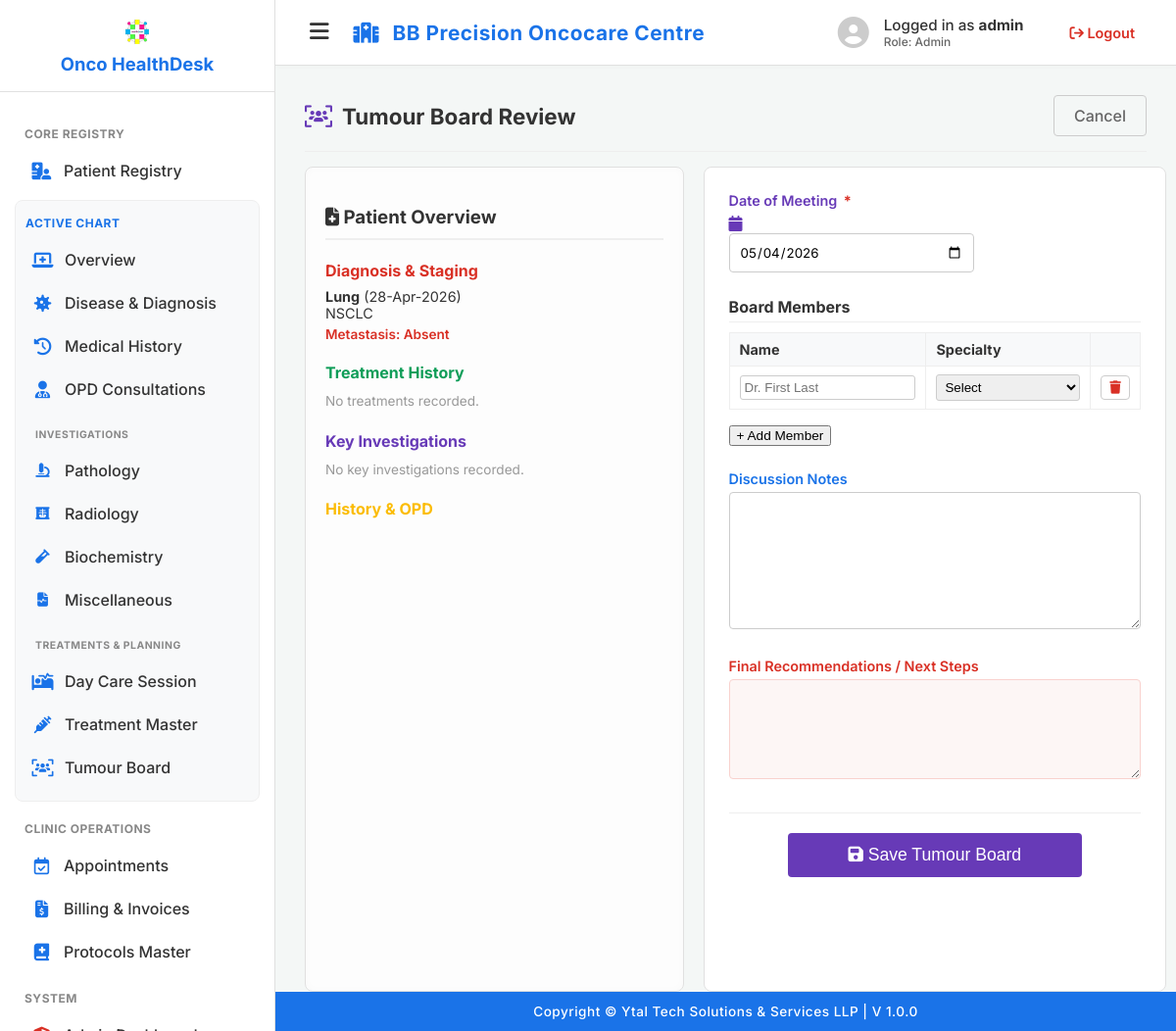
Screenshot of /patient/1/tumour_board/new (signed in) with the database file from the repository.
### app.py (models this page shows)
class DiseaseDiagnosis(db.Model):
    id = db.Column(db.Integer, primary_key=True)
    patient_id = db.Column(db.Integer, db.ForeignKey('patient.id'), nullable=False)
    date_of_diagnosis = db.Column(db.Date, nullable=False, default=date.today)
    primary_site = db.Column(db.String(100))
    diagnosis_description = db.Column(db.Text)
    risk_stratification = db.Column(db.String(20))
    core_diagnosis_data = db.Column(db.Text)
    metastasis = db.Column(db.String(10), default='Absent')
    metastasis_organs = db.Column(db.Text)
    tumour_size_data = db.Column(db.Text)
    lymph_node_data = db.Column(db.Text)
    staging_data = db.Column(db.Text)
    progression_data = db.Column(db.Text) # Storing as JSON
    survival_data = db.Column(db.Text)    # Storing as JSON
    created_by = db.Column(db.String(50))
    created_on = db.Column(db.DateTime, default=datetime.utcnow)

### app.py (the view, shortened to what this page needs)
@app.route('/patient/<int:patient_id>/tumour_board/new', methods=['GET', 'POST'])
@login_required
def tumour_board_new(patient_id):
    patient = Patient.query.get_or_404(patient_id)
    med_hist = MedicalHistory.query.filter_by(patient_id=patient.id).first()
    active_history = {}
    complaints = [{'date': opd.visit_date, 'complaint': c.get('complaint'), 'frequency': c.get('frequency'), 'start': c.get('start'), 'end': c.get('end')} for opd in patient.opd_visits for c in (json.loads(opd.chief_complaints) if opd.chief_complaints else [])]
    cyto, histo, bio = [], [], []
    for pr in patient.pathology_records:
        if pr.cytology_data: cyto.extend(json.loads(pr.cytology_data))
        if pr.histopathology_data: histo.extend(json.loads(pr.histopathology_data))
        if pr.biomarker_data: bio.extend(json.loads(pr.biomarker_data))
    radiology = [item for rr in patient.radiology_records for item in (json.loads(rr.radiology_data) if rr.radiology_data else [])]
    disease = patient.disease_records[0] if patient.disease_records else None
    disease_data = {'date': disease.date_of_diagnosis, 'site': disease.primary_site, 'desc': disease.diagnosis_description, 'meta_status': disease.metastasis, 'meta_organs': json.loads(disease.metastasis_organs) if disease.metastasis_organs else [], 'staging': json.loads(disease.staging_data) if disease.staging_data else []} if disease else {}
    med_therapies, surgeries, rt_list = [], [], []
    return render_template('tumour_board_form.html', patient=patient, active_history=active_history, complaints=complaints, cyto=cyto, histo=histo, bio=bio, radiology=radiology, disease=disease_data, med_therapies=med_therapies, surgeries=surgeries, rt_list=rt_list, user=session)

### templates/tumour_board_form.html (shortened to what this page needs)
{% extends "base_layout.html" %}
{% block content %}
<div class="panel-header" style="margin-bottom: 15px;">
    <h2><i class="fa-solid fa-users-viewfinder" style="color: #673ab7; margin-right: 10px;"></i>Tumour Board Review</h2>
    <a href="{{ url_for('tumour_board', patient_id=patient.id) }}" class="btn-secondary">Cancel</a>
</div>
<div style="display: grid; grid-template-columns: 45% 55%; gap: 20px; height: 80vh;">
    <div style="border: 1px solid var(--border-color); border-radius: 8px; background: #fdfdfd; overflow-y: auto; padding: 20px; box-shadow: inset 0 0 10px rgba(0,0,0,0.02);">
        <h3 style="color: var(--text-dark); margin-bottom: 15px; border-bottom: 2px solid #eee; padding-bottom: 10px; position: sticky; top: -20px; background: #fdfdfd; z-index: 10;"><i class="fa-solid fa-file-medical"></i> Patient Overview</h3>
        <div style="margin-bottom: 20px;">
            <h4 style="color: #d93025; margin-bottom: 8px;">Diagnosis & Staging</h4>
            {% if disease %}
                <div style="font-size: 0.9rem; margin-bottom: 5px;"><strong>{{ disease.site }}</strong> ({{ disease.date.strftime('%d-%b-%Y') if disease.date else '' }})<br>{{ disease.desc }}</div>
                <div style="font-size: 0.85rem; color: #d93025; font-weight: 600; margin-bottom: 5px;">Metastasis: {{ disease.meta_status }} {% if disease.meta_status == 'Present' %}({{ disease.meta_organs | join(', ') }}){% endif %}</div>
            {% else %} <span style="font-size: 0.85rem; color: #999;">No diagnosis recorded.</span> {% endif %}
        </div>
        <div style="margin-bottom: 20px;">
            <h4 style="color: #0f9d58; margin-bottom: 8px;">Treatment History</h4>
            {% if not med_therapies and not surgeries and not rt_list %}<span style="font-size: 0.85rem; color: #999;">No treatments recorded.</span>{% endif %}
        </div>
        <div style="margin-bottom: 20px;">
            <h4 style="color: #673ab7; margin-bottom: 8px;">Key Investigations</h4>
            {% if not cyto and not histo and not bio and not radiology %}<span style="font-size: 0.85rem; color: #999;">No key investigations recorded.</span>{% endif %}
        </div>
        <div style="margin-bottom: 20px;">
            <h4 style="color: #fbbc04; margin-bottom: 8px;">History & OPD</h4>
        </div>
    </div>
    <div style="background: #fff; border: 1px solid var(--border-color); border-radius: 8px; padding: 25px; overflow-y: auto;">
        <form action="{{ url_for('tumour_board_new', patient_id=patient.id) }}" method="POST">
            <div class="form-group" style="max-width: 250px; margin-bottom: 25px;">
                <label style="color: #673ab7;">Date of Meeting *</label>
                <div class="input-with-icon"><i class="fa-solid fa-calendar" style="color: #673ab7;"></i><input type="date" name="board_date" id="board_date" required></div>
            </div>
            <h4 style="color: var(--text-dark); margin-bottom: 10px; border-bottom: 1px solid #eee; padding-bottom: 5px;">Board Members</h4>
            <table class="compact-table" id="membersTable" style="margin-bottom: 15px; border: 1px solid #ccc;">
                <thead style="background: #f8f9fa;"><tr><th>Name</th><th>Specialty</th><th></th></tr></thead>
                <tbody>
                    <tr>
                        <td><input type="text" name="tb_name[]" placeholder="Dr. First Last"></td>
                        <td>
                            <select name="tb_spec[]">
                                <option value="" disabled selected>Select</option>
                            </select>
                        </td>
                        <td><button type="button" class="btn-secondary" style="color: #d93025; padding: 4px 8px;" onclick="removeRow(this)"><i class="fa-solid fa-trash"></i></button></td>
                    </tr>
                </tbody>
            </table>
            <button type="button" onclick="addMemberRow()" style="font-size: 0.85rem; margin-bottom: 25px;">+ Add Member</button>
            <div class="form-group full-width" style="margin-bottom: 25px;">
                <label style="color: #1a73e8;">Discussion Notes</label>
                <textarea name="discussion" rows="6" style="width: 100%; padding: 12px; border: 1px solid #ccc; border-radius: 4px; font-size: 0.95rem;"></textarea>
            </div>
            <div class="form-group full-width" style="margin-bottom: 30px;">
                <label style="color: #d93025;">Final Recommendations / Next Steps</label>
                <textarea name="next_steps" rows="4" style="width: 100%; padding: 12px; border: 1px solid #f9d2ce; background: #fdf6f5; border-radius: 4px; font-size: 0.95rem; font-weight: 500;"></textarea>
            </div>
            <div style="text-align: center; border-top: 1px solid #eee; padding-top: 20px;">
                <button type="submit" class="btn-primary" style="background: #673ab7; border-color: #673ab7; width: 100%; max-width: 300px; font-size: 1.1rem; padding: 12px;">
                    <i class="fa-solid fa-floppy-disk"></i> Save Tumour Board
                </button>
            </div>
        </form>
    </div>
</div>
{% endblock %}

### templates/base_layout.html (shortened to what this page needs)
<!DOCTYPE html>
<html lang="en">
<head>
    <link rel="stylesheet" href="https://cdnjs.cloudflare.com/ajax/libs/font-awesome/6.5.1/css/all.min.css">
</head>
<body>
    <div class="sidebar" id="app-sidebar">
        <div class="sidebar-brand">
            <img src="{{ url_for('static', filename='logo.png') }}" alt="Logo" onerror="this.style.display='none'; document.getElementById('fallback-icon').style.display='inline-block';">
            <h2>Onco HealthDesk</h2>
        </div>
        <div class="nav-links">
            <div class="nav-section-title">Core Registry</div>
            <a href="{{ url_for('patient_dashboard') }}" class="nav-link"><i class="fa-solid fa-hospital-user"></i> <span>Patient Registry</span></a>
            {% if patient and patient.id %}
            <div style="background: #f8f9fa; border-radius: 8px; border: 1px solid #eee; margin: 10px 0 20px 0; padding-bottom: 10px;">
                <div class="nav-section-title" style="color: #1a73e8; margin-top: 15px;">Active Chart</div>
                <a href="{{ url_for('patient_overview', patient_id=patient.id) }}" class="nav-link"><i class="fa-solid fa-laptop-medical"></i> <span>Overview</span></a>
                <a href="{{ url_for('disease_diagnosis', patient_id=patient.id) }}" class="nav-link"><i class="fa-solid fa-virus"></i> <span>Disease & Diagnosis</span></a>
                <a href="{{ url_for('medical_history', patient_id=patient.id) }}" class="nav-link"><i class="fa-solid fa-clock-rotate-left"></i> <span>Medical History</span></a>
                <a href="{{ url_for('opd_consultations', patient_id=patient.id) }}" class="nav-link"><i class="fa-solid fa-user-doctor"></i> <span>OPD Consultations</span></a>
                <div class="nav-section-title" style="margin-left: 20px; font-size: 0.65rem;">Investigations</div>
                <a href="{{ url_for('inv_pathology', patient_id=patient.id) }}" class="nav-link"><i class="fa-solid fa-microscope" style="font-size: 0.9rem;"></i> <span>Pathology</span></a>
                <a href="{{ url_for('inv_radiology', patient_id=patient.id) }}" class="nav-link"><i class="fa-solid fa-x-ray" style="font-size: 0.9rem;"></i> <span>Radiology</span></a>
                <a href="{{ url_for('inv_biochemistry', patient_id=patient.id) }}" class="nav-link"><i class="fa-solid fa-vial" style="font-size: 0.9rem;"></i> <span>Biochemistry</span></a>
                <a href="{{ url_for('inv_miscellaneous', patient_id=patient.id) }}" class="nav-link"><i class="fa-solid fa-file-waveform" style="font-size: 0.9rem;"></i> <span>Miscellaneous</span></a>
                <div class="nav-section-title" style="margin-left: 20px; font-size: 0.65rem;">Treatments & Planning</div>
                <a href="{{ url_for('day_care', patient_id=patient.id) }}" class="nav-link"><i class="fa-solid fa-bed-pulse"></i> <span>Day Care Session</span></a>
                <a href="{{ url_for('treatments', patient_id=patient.id) }}" class="nav-link"><i class="fa-solid fa-syringe"></i> <span>Treatment Master</span></a>
                <a href="{{ url_for('tumour_board', patient_id=patient.id) }}" class="nav-link"><i class="fa-solid fa-users-viewfinder"></i> <span>Tumour Board</span></a>
            </div>
            {% endif %}
            <div class="nav-section-title">Clinic Operations</div>
            <a href="{{ url_for('appointments_dashboard') }}" class="nav-link"><i class="fa-regular fa-calendar-check"></i> <span>Appointments</span></a>
            <a href="{{ url_for('billing') }}" class="nav-link"><i class="fa-solid fa-file-invoice-dollar"></i> <span>Billing & Invoices</span></a>
            <a href="{{ url_for('protocols_master') }}" class="nav-link"><i class="fa-solid fa-book-medical"></i> <span>Protocols Master</span></a>
            {% if user.role == 'Admin' %}
            <div class="nav-section-title">System</div>
            <a href="{{ url_for('admin_dashboard') }}" class="nav-link"><i class="fa-solid fa-shield-halved" style="color: #d93025;"></i> <span>Admin Dashboard</span></a>
            {% endif %}
        </div>
    </div>
    <div class="main-content">
        <div class="topbar">
            <div class="topbar-left">
                <button id="sidebar-toggle" title="Toggle Menu"><i class="fa-solid fa-bars"></i></button>
                <h1 class="clinic-header-name"><i class="fa-solid fa-hospital" style="margin-right: 8px;"></i> BB Precision Oncocare Centre</h1>
            </div>
            <div class="user-profile">
                <i class="fa-solid fa-user-circle fa-2x" style="color: #ccc;"></i>
                <div>
                    <div style="font-size: 0.95rem;">Logged in as <strong>{{ user.username }}</strong></div>
                    <div style="font-size: 0.75rem; color: var(--text-muted);">Role: {{ user.role }}</div>
                </div>
                <a href="{{ url_for('logout') }}" class="logout-btn" style="margin-left: 20px;"><i class="fa-solid fa-arrow-right-from-bracket"></i> Logout</a>
            </div>
        </div>
        <div class="content-scroll">
            {% block content %}{% endblock %}
        </div>
        <div class="main-footer">
            Copyright © Ytal Tech Solutions & Services LLP | V 1.0.0
        </div>
    </div>
</body>
</html>

### rows the page displays
DiseaseDiagnosis: username "admin", role "Admin", site "Lung", date "28-Apr-2026", desc "NSCLC", meta_status "Absent"
